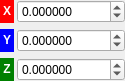
<?xml version="1.0" encoding="UTF-8"?>
<ui version="4.0">
 <class>Widget_ShaderParameter_Vector3D</class>
 <widget class="QWidget" name="Widget_ShaderParameter_Vector3D">
  <property name="geometry">
   <rect>
    <x>0</x>
    <y>0</y>
    <width>108</width>
    <height>72</height>
   </rect>
  </property>
  <property name="windowTitle">
   <string>Form</string>
  </property>
  <layout class="QGridLayout" name="gridLayout">
   <property name="leftMargin">
    <number>0</number>
   </property>
   <property name="topMargin">
    <number>0</number>
   </property>
   <property name="rightMargin">
    <number>0</number>
   </property>
   <property name="bottomMargin">
    <number>0</number>
   </property>
   <property name="horizontalSpacing">
    <number>3</number>
   </property>
   <item row="0" column="0">
    <widget class="QLabel" name="label_x">
     <property name="sizePolicy">
      <sizepolicy hsizetype="Minimum" vsizetype="Minimum">
       <horstretch>0</horstretch>
       <verstretch>0</verstretch>
      </sizepolicy>
     </property>
     <property name="styleSheet">
      <string notr="true">color: white;
background-color: red;
padding-left: 3%;
padding-right: 3%;</string>
     </property>
     <property name="text">
      <string>&lt;b&gt;X&lt;/b&gt;</string>
     </property>
     <property name="textFormat">
      <enum>Qt::AutoText</enum>
     </property>
     <property name="scaledContents">
      <bool>false</bool>
     </property>
     <property name="alignment">
      <set>Qt::AlignCenter</set>
     </property>
     <property name="wordWrap">
      <bool>false</bool>
     </property>
     <property name="openExternalLinks">
      <bool>false</bool>
     </property>
    </widget>
   </item>
   <item row="0" column="1">
    <widget class="QDoubleSpinBox" name="doubleSpinBox_x">
     <property name="sizePolicy">
      <sizepolicy hsizetype="Minimum" vsizetype="Minimum">
       <horstretch>0</horstretch>
       <verstretch>0</verstretch>
      </sizepolicy>
     </property>
     <property name="decimals">
      <number>6</number>
     </property>
     <property name="minimum">
      <double>-99999.000000000000000</double>
     </property>
     <property name="maximum">
      <double>99999.000000000000000</double>
     </property>
     <property name="singleStep">
      <double>0.050000000000000</double>
     </property>
    </widget>
   </item>
   <item row="1" column="0">
    <widget class="QLabel" name="label_y">
     <property name="sizePolicy">
      <sizepolicy hsizetype="Minimum" vsizetype="Minimum">
       <horstretch>0</horstretch>
       <verstretch>0</verstretch>
      </sizepolicy>
     </property>
     <property name="styleSheet">
      <string notr="true">color: white;
background-color: blue;
padding-left: 3%;
padding-right: 3%;</string>
     </property>
     <property name="text">
      <string>&lt;b&gt;Y&lt;/b&gt;</string>
     </property>
     <property name="alignment">
      <set>Qt::AlignCenter</set>
     </property>
    </widget>
   </item>
   <item row="1" column="1">
    <widget class="QDoubleSpinBox" name="doubleSpinBox_y">
     <property name="sizePolicy">
      <sizepolicy hsizetype="Minimum" vsizetype="Minimum">
       <horstretch>0</horstretch>
       <verstretch>0</verstretch>
      </sizepolicy>
     </property>
     <property name="decimals">
      <number>6</number>
     </property>
     <property name="minimum">
      <double>-99999.000000000000000</double>
     </property>
     <property name="maximum">
      <double>99999.000000000000000</double>
     </property>
     <property name="singleStep">
      <double>0.050000000000000</double>
     </property>
    </widget>
   </item>
   <item row="2" column="0">
    <widget class="QLabel" name="label_z">
     <property name="sizePolicy">
      <sizepolicy hsizetype="Minimum" vsizetype="Minimum">
       <horstretch>0</horstretch>
       <verstretch>0</verstretch>
      </sizepolicy>
     </property>
     <property name="styleSheet">
      <string notr="true">color: white;
background-color: green; 
padding-left: 3%;
padding-right: 3%;</string>
     </property>
     <property name="text">
      <string>&lt;b&gt;Z&lt;/b&gt;</string>
     </property>
     <property name="alignment">
      <set>Qt::AlignCenter</set>
     </property>
    </widget>
   </item>
   <item row="2" column="1">
    <widget class="QDoubleSpinBox" name="doubleSpinBox_z">
     <property name="sizePolicy">
      <sizepolicy hsizetype="Minimum" vsizetype="Minimum">
       <horstretch>0</horstretch>
       <verstretch>0</verstretch>
      </sizepolicy>
     </property>
     <property name="decimals">
      <number>6</number>
     </property>
     <property name="minimum">
      <double>-99999.000000000000000</double>
     </property>
     <property name="maximum">
      <double>99999.000000000000000</double>
     </property>
     <property name="singleStep">
      <double>0.050000000000000</double>
     </property>
    </widget>
   </item>
  </layout>
 </widget>
 <resources/>
 <connections/>
</ui>
